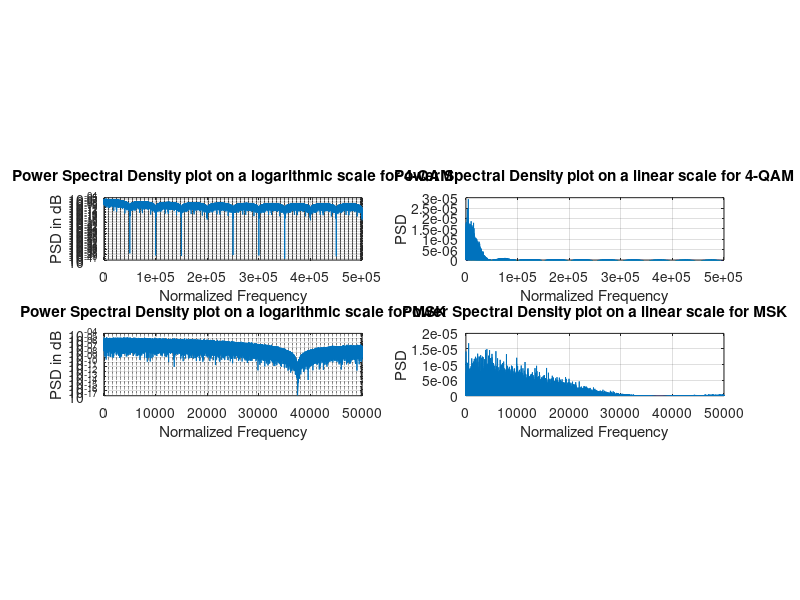

This chart was generated by the following MATLAB code:

%%%%%%%%%%%%%%%%%%%%%%%%%%%%%%%%%%%%%%%%%%%%%%%%%%%%%%%%%%%%
% Title     : Comparative Study of Power Spectral Density for 
%             Minimum Shift Keying (MSK) and 4-QAM Modulation
% Author    : balarcode
% Version   : 1.0
% Date      : 30th September 2024
% File Type : Matlab Script
% File Test : Verified on Matlab R2024b
% Comments  : MSK has a wider main lobe when compared to 4-QAM modulation.
%             Since MSK contains more energy when compared to 4-QAM modulation, 
%             it is spectrally more efficient. Due to this reason, MSK is 
%             widely used in space communication, military tactical radio and 
%             under water communication.
%
% All Rights Reserved.
% %%%%%%%%%%%%%%%%%%%%%%%%%%%%%%%%%%%%%%%%%%%%%%%%%%%%%%%%%%
%%

clear

% Common Simulation Parameters for Minimum Shift Keying and 4-QAM Modulation
% --------------------------------------------------------------------------
N = 10^5; % Number of symbols
Tsym = 2; % Tsym is chosen to be 2 seconds


% Simulation Parameter Initialization for PSD for Minimum Shift Keying
% --------------------------------------------------------------------
cos_t = cos( pi*[-Tsym : N*Tsym-1] / (2*Tsym) ); % Using the formula Cos((PI*t)/(2*Tsym))
sin_t = sin( pi*[-Tsym : N*Tsym-1] / (2*Tsym) ); % Using the formula Sin((PI*t)/(2*Tsym))
% NOTE: PI is an irrational number approximately equal to 3.14159

% Symbol Generation for Minimum Shift Keying
% ------------------------------------------
bits = rand(1, N) > 0.5; % Random 1's and 0's
modulated_bits = 2*bits - 1; % 0 -> -1, 1 -> 1

Even = kron(modulated_bits(1:2:end), ones(1, 2*Tsym)); % Even bits
Odd = kron(modulated_bits(2:2:end), ones(1, 2*Tsym)); % Odd bits
Even = [ Even zeros(1,Tsym) ]; % Padding zeros to make 'Even' & 'cos_t' matrix dimensions equal
Odd = [ zeros(1,Tsym) Odd ]; % Padding zeros ahead of the bits to make 'Odd' & 'sin_t' matrix 
%                              dimensions equal and to introduce a delay
% NOTE: kron(A, B) returns the Kronecker tensor product of matrices A and B.

% MSK Transmit Waveform
mod = (1 / sqrt(Tsym)) * (Even.*cos_t + 1i*Odd.*sin_t);
length_mod = length(mod);

% Power Spectrum Calculation for Minimum Shift Keying
% ---------------------------------------------------
psd1_msk = abs(fft(mod)) / length_mod / 2;
psd_msk = psd1_msk(1:(length_mod/2)).^2;

freq_msk = [0:length_mod/2-1] / Tsym;


% Simulation Parameter Initialization for PSD for 4-QAM Modulation
% ----------------------------------------------------------------
M = 4;    % Constellation size 
% NOTE: i.e. the 'k' information bits in the information bit sequence is mapped onto 'M' different amplitude levels.
%       And each of 10^5 symbols take one of the different amplitude levels 'M' as defined in the constellation diagram.
k = log2(M); % Bits per symbol
width = 20; % Width of a pulse shaping function
pulse_shaping_function = window(@rectwin, width); 
% NOTE: Generates a rectangular window function of width = 20.
%       The Pulse Shaping Function obtained would be a column vector of size = 20x1.
%       pulse_shaping_function defined above is equivalent to defining an other function: ones(width, 1).

% Define the real and imaginary PAM constellation for 4-QAM
real_value = [-(2*sqrt(M)/2-1):2:-1 1:2:2*sqrt(M)/2-1];
imag_value = [-(2*sqrt(M)/2-1):2:-1 1:2:2*sqrt(M)/2-1];
k_4QAM =  1 / sqrt(2 * (M-1) / 3);
% NOTE: Eavg = 2*(M-1)/3 for an M-QAM Signal AND k_MQAM = 1 / sqrt(Eavg); For 4-QAM, Eavg = 2.

% Symbol Generation for 4-QAM Modulation
% --------------------------------------
bits = rand(1, N*k, 1) > 0.5; % Random 1's and 0's
bitsReshape = reshape(bits, k, N).';
bin2DecMatrix = ones(N,1)*(2.^((k/2-1):-1:0)) ; % Conversion from binary to decimal
% Process real part
bitsReal = bitsReshape(:,(1:k/2));
decimalReal = sum(bitsReal.*bin2DecMatrix,2);
grayDecimalReal = bitxor(decimalReal, floor(decimalReal/2));
% Process imaginary part
bitsImag = bitsReshape(:,(k/2+1:k));
decimalImag = sum(bitsImag.*bin2DecMatrix,2);
grayDecimalImag = bitxor(decimalImag, floor(decimalImag/2)); 
% Mapping the Gray coded symbols into constellation
modRe = real_value(grayDecimalReal+1);
modIm = imag_value(grayDecimalImag+1);

% Complex Constellation
mod = modRe + (1i * modIm);
mod1 = k_4QAM * mod; % Normalization of transmit power to one 
mod2 = mod1' * pulse_shaping_function'; % Each symbol is multiplied by pulse shaping function which is a rectangular function
mod_reshaped = reshape(mod2', 1, size(mod2,1)*size(mod2,2));

length_mod_reshaped = length(mod_reshaped);

% Power Spectrum Calculation for 4-QAM Modulation
% -----------------------------------------------
psd1 = abs(fft(mod_reshaped)) / length_mod_reshaped / 2;
psd_4QAM = psd1(1:(length_mod_reshaped/2)).^2;

freq_4QAM = [0:length_mod_reshaped/2-1] / Tsym;


% Figure(s)
% ---------
close all; 
figure
subplot(4,2,3);
semilogy(freq_4QAM, psd_4QAM); % Plot on a semilog (base-10 logarithmic) scale
title('Power Spectral Density plot on a logarithmic scale for 4-QAM');
grid on;
xlabel('Normalized Frequency');
ylabel('PSD in dB');

subplot(4,2,5);
semilogy(freq_msk, psd_msk); % Plot on a semilog (base-10 logarithmic) scale
title('Power Spectral Density plot on a logarithmic scale for MSK');
grid on;
xlabel('Normalized Frequency');
ylabel('PSD in dB');

subplot(4,2,4);
plot(freq_4QAM, psd_4QAM); 
title('Power Spectral Density plot on a linear scale for 4-QAM');
grid on;
xlabel('Normalized Frequency');
ylabel('PSD');

subplot(4,2,6);
plot(freq_msk, psd_msk); 
title('Power Spectral Density plot on a linear scale for MSK');
grid on;
xlabel('Normalized Frequency');
ylabel('PSD');